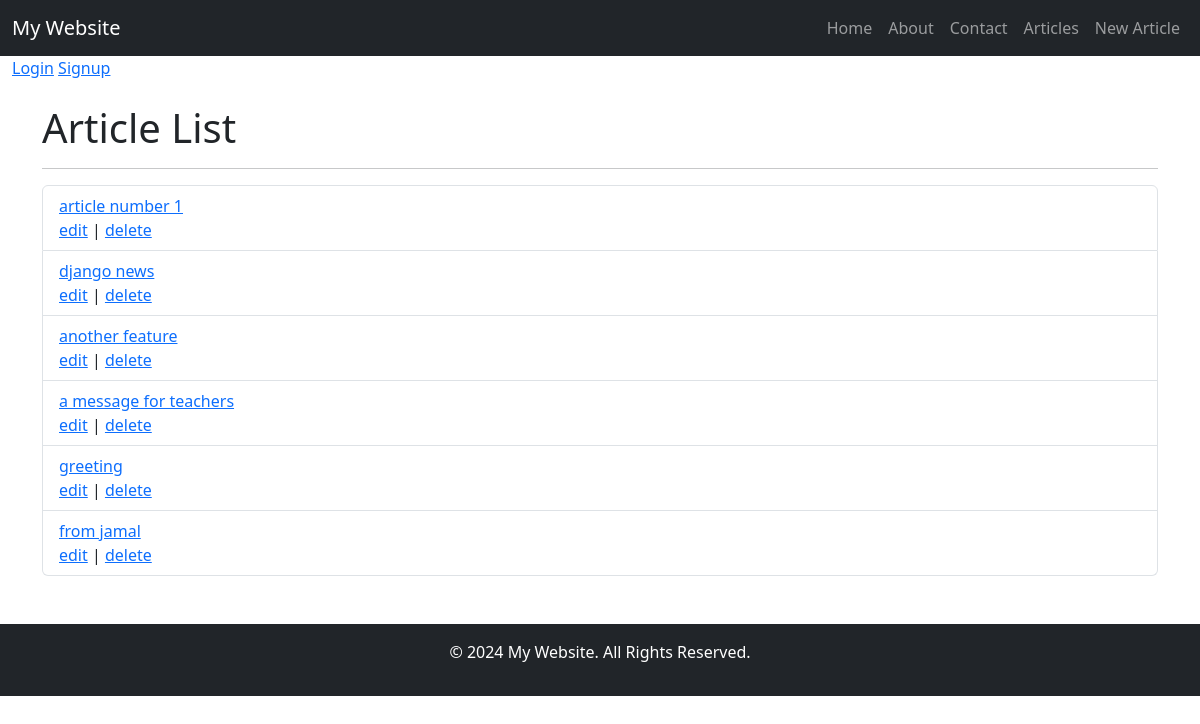
The app's page /articles/ with its own data.
### articles/models.py (models this page shows, shortened)
class Article(models.Model):
    title = models.CharField(max_length=150)
    body = models.TextField()
    date = models.DateTimeField(auto_now_add=True)
    author = models.ForeignKey(get_user_model(), on_delete=models.CASCADE)
    def __str__(self):
        return self.title

### articles/views.py (the view)
# urls.py: path('', ArticleListView.as_view(), name='article_list'),
class ArticleListView(ListView):
    model = Article
    template_name = 'articles/article_list.html'

### templates/articles/article_list.html (shortened to what this page needs)
{% extends 'base.html' %}
{% block content %}
	<h1>Article List</h1>
    <hr>
    <div class="list-group">
        <ul class="list-group">
            {% for object in object_list %}
            	<li class="list-group-item"> <a href="{% url 'article_detail' object.pk %}">{{ object }} </a> <br>
                <a class="dj_map_wrapper" href="{% url 'article_edit' object.pk %}">edit</a>  |
                    <a class="dj_map_delete" href="{% url 'article_delete' object.pk %}">delete</a>
                </li>
            {% endfor %}
        </ul>
    </div>
{% endblock %}

### records on screen
Article: title "article number 1"
Article: title "django news"
Article: title "another feature"
Article: title "a message for teachers"
Article: title "greeting"
Article: title "from jamal"
